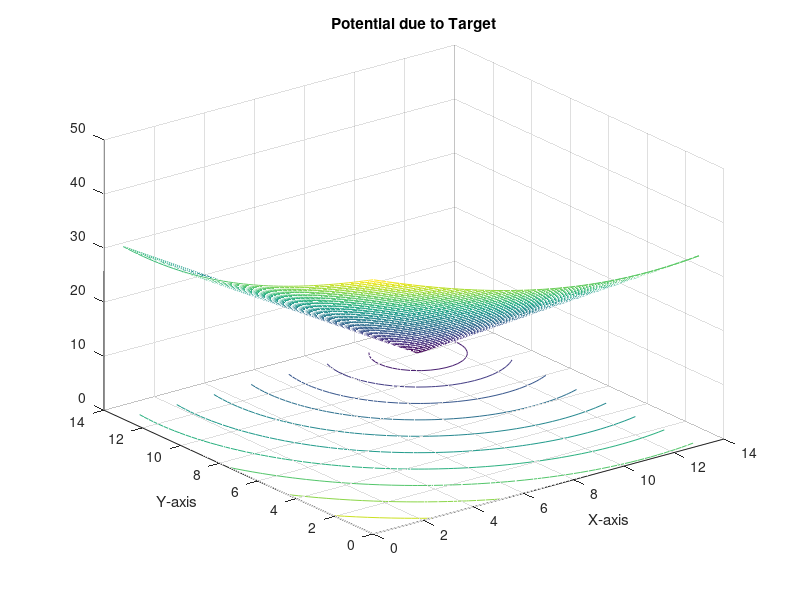
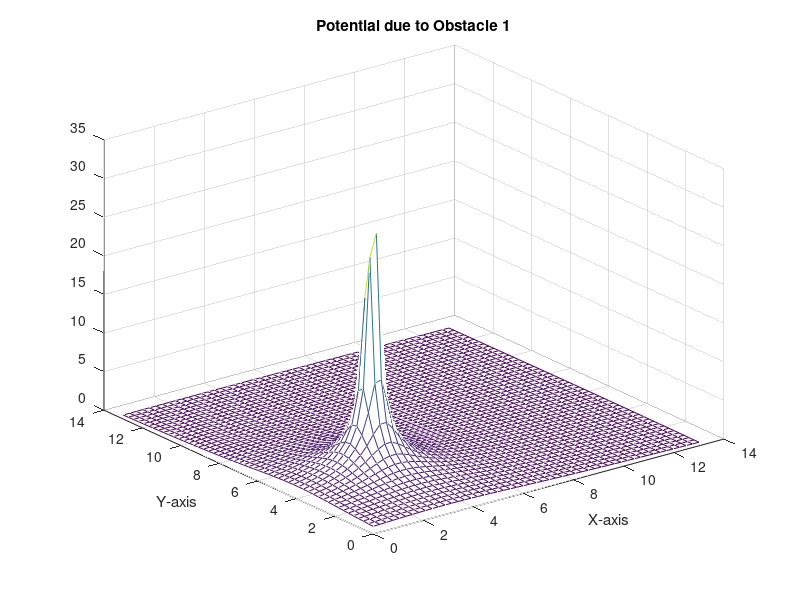
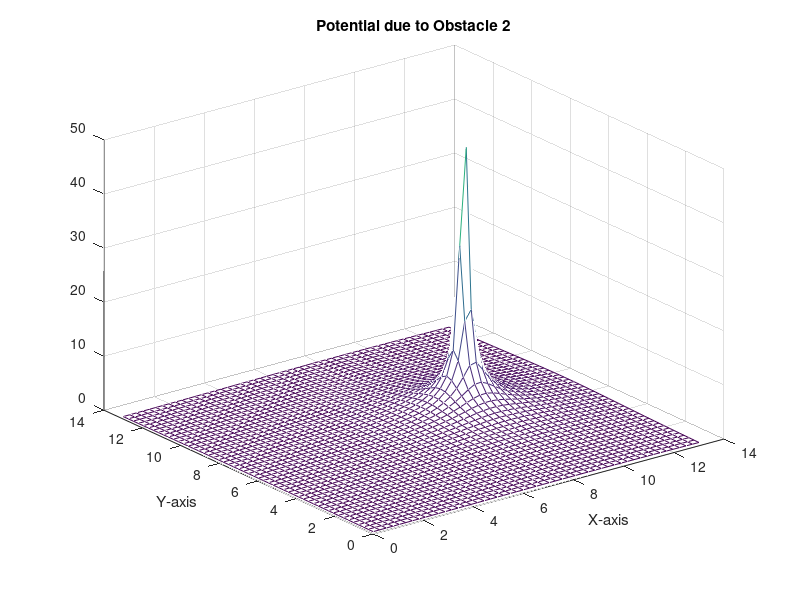
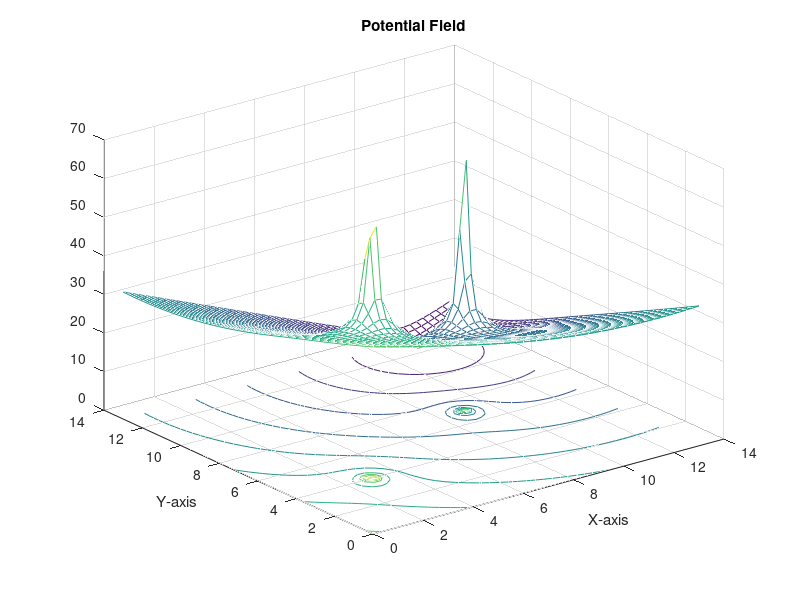

Here is the MATLAB script that generated these plots, in order:
clc
 
% 13X13 grid
[x,y] = meshgrid(0:0.26:13);
 
% Gain of target and the two obstacles
k=2.89;
k1=4.96;
k2=5.7;
 
% Vector to the target (11,12)
r = sqrt((11-x).^2 + (12-y).^2);
 
% Attractive potential for the Target
Vt = k*r;
 
% Vector to the first Obstacle (3,4)
ro1 = sqrt((3-x).^2 + (4-y).^2);
 
% Repulsive Potential of the first Obstacle
Vro1 = k1./ro1;
 
%Vector to the second Obstacle (9,7)
ro2 = sqrt((9-x).^2 + (7-y).^2);
 
% Repulsive potential to the second Obstacle
Vro2 = k1./ro2;
 
% Total Potential 
V = Vt+Vro1+Vro2;
 
% Plotting the Potentials
 
figure(1)
meshc(x,y,Vt)
title('Potential due to Target')
xlabel('X-axis')
ylabel('Y-axis')
 
figure(2)
meshc(x,y,Vro1)
title('Potential due to Obstacle 1')
xlabel('X-axis')
ylabel('Y-axis')
 
figure(3)
mesh(x,y,Vro2)
title('Potential due to Obstacle 2')
xlabel('X-axis')
ylabel('Y-axis')
figure(4)
meshc(x,y,V)
title('Potential Field')
xlabel('X-axis')
ylabel('Y-axis')
